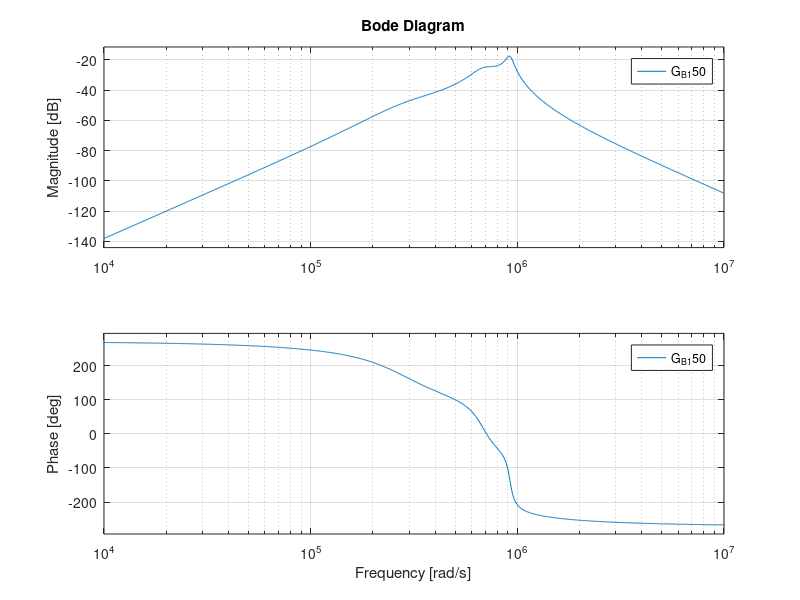

Recreate this plot in MATLAB.

w = 2*pi*150000;
s = tf('s');  
Q1 = 12.78;
Q2 = 3.46;
Q3 = 1.04;
w1 = 920946;
w2 = 680817;
w3 = 280860;

W = 2*pi*300000;
W1 = 1884956;
W2 = 1361633;
W3 = 561717;

G_L_150 = w^6/(0.9976*2^5*(s^2 + w1*s/Q1 + w1^2)*(s^2 + w2*s/Q2 + w2^2)*(s^2 + w3*s/Q3 + w3^2)); 
G_L_300 = W^6/(0.9976*2^5*(s^2 + W1*s/Q1 + W1^2)*(s^2 + W2*s/Q2 + W2^2)*(s^2 + W3*s/Q3 + W3^2)); 

G_B_150 = (w1*w2*w3/(Q1*Q2*Q3))*s^3/((s^2 + (w1/Q1)*s + w1^2)*(s^2 + (w2/Q2)*s + w2^2)*(s^2 + (w3/Q3)*s + w3^2));
bode(G_B_150)